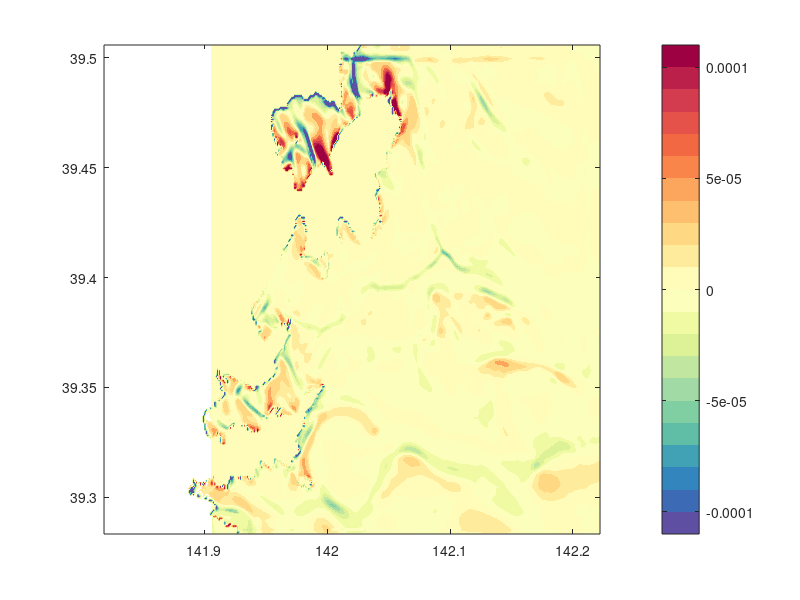

This chart was generated by the following MATLAB code: (Note: this script raises an error after producing the figure.)
clc; clear all; close all;

load('dataset_wind_D4')
load('dataset_grid_atmosphere')
LL=0.03;
mycmap=[0.3686    0.3098    0.6353
    0.2395    0.4158    0.7107
    0.1958    0.5226    0.7407
    0.2536    0.6369    0.7101
    0.3764    0.7438    0.6533
    0.5000    0.8105    0.6409
    0.6334    0.8532    0.6452
    0.7556    0.9009    0.6232
    0.8668    0.9465    0.5932
    0.9427    0.9807    0.6356
    0.9866    1.0000    0.7329
    1.0000    0.9838    0.7243
    1.0000    0.9233    0.6109
    0.9958    0.8466    0.5106
    0.9958    0.7548    0.4304
    0.9895    0.6484    0.3597
    0.9780    0.5220    0.2934
    0.9490    0.4074    0.2612
    0.8985    0.3223    0.2879
    0.8272    0.2330    0.3096
    0.7341    0.1247    0.2953
    0.6196    0.0039    0.2588];


%figure 5a
figure(1)
lat_raw=lat;
lat=lat_raw;
lon_raw=lon;
lon=lon_raw;



u10_raw=u10_hourly_sim(:,:,1);
v10_raw=v10_hourly_sim(:,:,1);
u10=u10_raw+maskct;
v10=v10_raw+maskct;

u10(isnan(u10))=0;
v10(isnan(v10))=0;

u10x=zeros(size(u10));
u10y=zeros(size(u10));
v10x=zeros(size(u10));
v10y=zeros(size(u10));
u10x(2:end,:,:)=1.225*(1.5*10^-3)*(abs(u10(2:end,:,:)).*u10(2:end,:,:)-abs(u10(1:end-1,:,:)).*u10(1:end-1,:,:))/100;
u10y(:,2:end,:)=1.225*(1.5*10^-3)*(abs(u10(:,2:end,:)).*u10(:,2:end,:)-abs(u10(:,1:end-1,:)).*u10(:,1:end-1,:))/100;
v10x(2:end,:,:)=1.225*(1.5*10^-3)*(abs(v10(2:end,:,:)).*v10(2:end,:,:)-abs(v10(1:end-1,:,:)).*v10(1:end-1,:,:))/100;
v10y(:,2:end,:)=1.225*(1.5*10^-3)*(abs(v10(:,2:end,:)).*v10(:,2:end,:)-abs(v10(:,1:end-1,:)).*v10(:,1:end-1,:))/100;

ws=u10x+v10y;
[xend,yend]=size(squeeze(u10));

lon_map(1:6:xend,1:6:yend)=lon(1:6:xend,1:6:yend);
lon_map(4:6:xend,4:6:yend)=lon(4:6:xend,4:6:yend);
lat_map(1:6:xend,1:6:yend)=lat(1:6:xend,1:6:yend);
lat_map(4:6:xend,4:6:yend)=lat(4:6:xend,4:6:yend);

u10_map(1:6:xend,1:6:yend)=u10(1:6:xend,1:6:yend);
u10_map(4:6:xend,4:6:yend)=u10(4:6:xend,4:6:yend);
v10_map(1:6:xend,1:6:yend)=v10(1:6:xend,1:6:yend);
v10_map(4:6:xend,4:6:yend)=v10(4:6:xend,4:6:yend);
u10_map_r(1:6:xend,1:6:yend)=u10_hourly_sim(1:6:xend,1:6:yend)+mask(1:6:xend,1:6:yend);
u10_map_r(4:6:xend,4:6:yend)=u10_hourly_sim(4:6:xend,4:6:yend)+mask(4:6:xend,4:6:yend);
v10_map_r(1:6:xend,1:6:yend)=v10_hourly_sim(1:6:xend,1:6:yend)+mask(1:6:xend,1:6:yend);
v10_map_r(4:6:xend,4:6:yend)=v10_hourly_sim(4:6:xend,4:6:yend)+mask(4:6:xend,4:6:yend);

ws(1:75,end-170:end)=nan;
hgt(1:71,end-165:end)=nan;
mask(1:71,end-165:end)=nan;
% 
ws(ws<-1*10^-4)=-1*10^-4-10^-5;
ws(ws>1*10^-4)=1*10^-4+10^-5;
contourf(lon,lat,ws,linspace(-1*10^-4-10^-5,1*10^-4+10^-5,23),'linecolor','none')

colormap(mycmap)
colorbar
caxis([-1*10^-4-10^-5,1*10^-4+10^-5])
hold on

mesh(lon,lat,mask,'edgecolor','none','facecolor','[0.8 0.8 0.8]','FaceAlpha','1')
contour(lon,lat,hgt,[20:20:500],'linecolor',[0.5 0.5 0.5],'linewidth',1);
[C,h]=contour(lon,lat,hgt,[100 200 300 400 500],'linecolor',[0.5 0.5 0.5],'linewidth',3);
clabel(C,h,'FontSize',20,'LabelSpacing',10000)
u10_map(1:71,end-165:end)=nan;
v10_map(1:71,end-165:end)=nan;
u10_map(10,end-15)=20;
v10_map(10,end-15)=0;
u10_map(62,end-156)=10;
v10_map(62,end-156)=0;
u10_map_r(1:71,end-165:end)=nan;
v10_map_r(1:71,end-165:end)=nan;
u10_map_r(10,end-15)=20;
v10_map_r(10,end-15)=0;
lon_map(62,end-156)=lon(62,end-156);
lat_map(62,end-156)=lat(62,end-156);
plot(141.9326,39.3488,'r^','markersize',15,'linewidth',10)
plot(141.907,39.360,'bp','linewidth',10,'Markersize',15)
quiver(lon_map,lat_map,u10_map_r,v10_map_r,LL,'color',[0.3 0.3 0.3],'linewidth',2)
quiver(lon_map,lat_map,u10_map,v10_map,LL,'k','linewidth',4)
text(141.885,39.362,'10 m/s','fontsize',50)
grid on
ax = gca;
ax.FontSize = 40;
axis([141.885, 141.985,39.322, 39.368])
daspect([1.3 1 1])
xticks([141.9 141.95 142])
xticklabels({'141.9','141.95','142'})
yticks([39.35])
yticklabels({'39.35'})

%figure 5b
figure(2)
lat_raw=lat;
lat=lat_raw;
lon_raw=lon;
lon=lon_raw;

u10_raw=u10_hourly_sim(:,:,2);
v10_raw=v10_hourly_sim(:,:,2);
u10=u10_raw+maskct;
v10=v10_raw+maskct;

u10(isnan(u10))=0;
v10(isnan(v10))=0;

u10x=zeros(size(u10));
u10y=zeros(size(u10));
v10x=zeros(size(u10));
v10y=zeros(size(u10));
u10x(2:end,:,:)=1.225*(1.5*10^-3)*(abs(u10(2:end,:,:)).*u10(2:end,:,:)-abs(u10(1:end-1,:,:)).*u10(1:end-1,:,:))/100;
u10y(:,2:end,:)=1.225*(1.5*10^-3)*(abs(u10(:,2:end,:)).*u10(:,2:end,:)-abs(u10(:,1:end-1,:)).*u10(:,1:end-1,:))/100;
v10x(2:end,:,:)=1.225*(1.5*10^-3)*(abs(v10(2:end,:,:)).*v10(2:end,:,:)-abs(v10(1:end-1,:,:)).*v10(1:end-1,:,:))/100;
v10y(:,2:end,:)=1.225*(1.5*10^-3)*(abs(v10(:,2:end,:)).*v10(:,2:end,:)-abs(v10(:,1:end-1,:)).*v10(:,1:end-1,:))/100;

ws=u10x+v10y;
[xend,yend]=size(squeeze(u10));

lon_map(1:6:xend,1:6:yend)=lon(1:6:xend,1:6:yend);
lon_map(4:6:xend,4:6:yend)=lon(4:6:xend,4:6:yend);
lat_map(1:6:xend,1:6:yend)=lat(1:6:xend,1:6:yend);
lat_map(4:6:xend,4:6:yend)=lat(4:6:xend,4:6:yend);

u10_map(1:6:xend,1:6:yend)=u10(1:6:xend,1:6:yend);
u10_map(4:6:xend,4:6:yend)=u10(4:6:xend,4:6:yend);
v10_map(1:6:xend,1:6:yend)=v10(1:6:xend,1:6:yend);
v10_map(4:6:xend,4:6:yend)=v10(4:6:xend,4:6:yend);
u10_map_r(1:6:xend,1:6:yend)=u10_hourly_sim(1:6:xend,1:6:yend)+mask(1:6:xend,1:6:yend);
u10_map_r(4:6:xend,4:6:yend)=u10_hourly_sim(4:6:xend,4:6:yend)+mask(4:6:xend,4:6:yend);
v10_map_r(1:6:xend,1:6:yend)=v10_hourly_sim(1:6:xend,1:6:yend)+mask(1:6:xend,1:6:yend);
v10_map_r(4:6:xend,4:6:yend)=v10_hourly_sim(4:6:xend,4:6:yend)+mask(4:6:xend,4:6:yend);

ws(1:75,end-170:end)=nan;
hgt(1:71,end-165:end)=nan;
mask(1:71,end-165:end)=nan;
% 
ws(ws<-1*10^-4)=-1*10^-4-10^-5;
ws(ws>1*10^-4)=1*10^-4+10^-5;
contourf(lon,lat,ws,linspace(-1*10^-4-10^-5,1*10^-4+10^-5,23),'linecolor','none')

colormap(mycmap)
colorbar
caxis([-1*10^-4-10^-5,1*10^-4+10^-5])
hold on

mesh(lon,lat,mask,'edgecolor','none','facecolor','[0.8 0.8 0.8]','FaceAlpha','1')
contour(lon,lat,hgt,[20:20:500],'linecolor',[0.5 0.5 0.5],'linewidth',1);
[C,h]=contour(lon,lat,hgt,[100 200 300 400 500],'linecolor',[0.5 0.5 0.5],'linewidth',3);
clabel(C,h,'FontSize',20,'LabelSpacing',10000)
u10_map(1:71,end-165:end)=nan;
v10_map(1:71,end-165:end)=nan;
u10_map(10,end-15)=20;
v10_map(10,end-15)=0;
u10_map(62,end-156)=10;
v10_map(62,end-156)=0;
u10_map_r(1:71,end-165:end)=nan;
v10_map_r(1:71,end-165:end)=nan;
u10_map_r(10,end-15)=20;
v10_map_r(10,end-15)=0;
lon_map(62,end-156)=lon(62,end-156);
lat_map(62,end-156)=lat(62,end-156);
plot(141.9326,39.3488,'r^','markersize',15,'linewidth',10)
plot(141.907,39.360,'bp','linewidth',10,'Markersize',15)
quiver(lon_map,lat_map,u10_map_r,v10_map_r,LL,'color',[0.3 0.3 0.3],'linewidth',2)
quiver(lon_map,lat_map,u10_map,v10_map,LL,'k','linewidth',4)
text(141.885,39.362,'10 m/s','fontsize',50)
grid on
ax = gca;
ax.FontSize = 40;
axis([141.885, 141.985,39.322, 39.368])
daspect([1.3 1 1])
xticks([141.9 141.95 142])
xticklabels({'141.9','141.95','142'})
yticks([39.35])
yticklabels({'39.35'})
